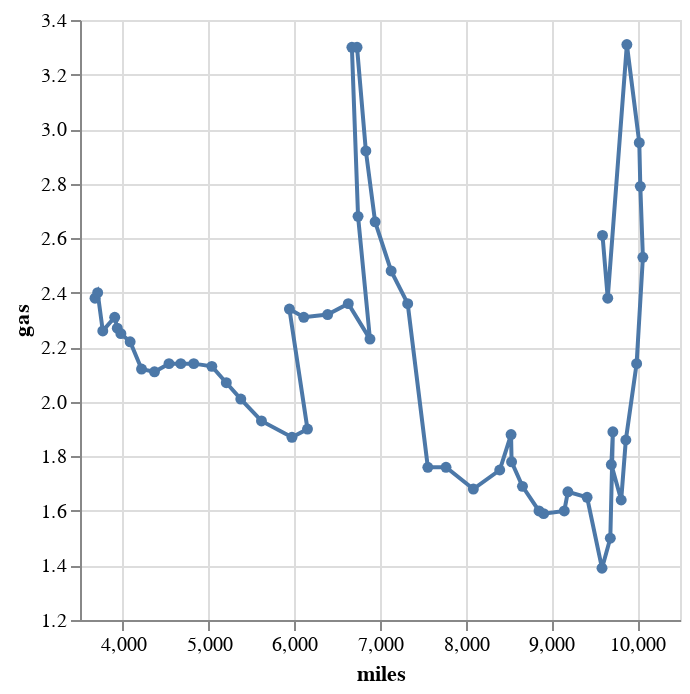

The code cell stored with this chart in its notebook:
### Markdown cell above
* Notice that the x-axis corresponds to miles driven, and points are connected accordingly.  Use the *order* encoding channel to specify that instead, points should be connected according to "year".

### Code cell
alt.Chart(df).mark_line(point=True).encode(
    alt.X("miles"),
    alt.Y("gas").scale(zero=False),
    alt.Order("year")
)

### Figure 1 — Vega-Lite specification as saved in the notebook (floating-point values rounded to 4 significant figures)
{"config": {"view": {"continuousWidth": 300, "continuousHeight": 300}}, "data": {"name": "data-039925d8ca8f54c2a98f6510ab4f9d38"}, "mark": {"type": "line", "point": true}, "encoding": {"order": {"field": "year", "type": "quantitative"}, "x": {"field": "miles", "type": "quantitative"}, "y": {"field": "gas", "scale": {"zero": false}, "type": "quantitative"}}, "$schema": "https://vega.github.io/schema/vega-lite/v5.17.0.json", "datasets": {"data-039925d8ca8f54c2a98f6510ab4f9d38": [{"side": "left", "year": 1956, "miles": 3675, "gas": 2.38}, {"side": "right", "year": 1957, "miles": 3706, "gas": 2.4}, {"side": "bottom", "year": 1958, "miles": 3766, "gas": 2.26}, {"side": "top", "year": 1959, "miles": 3905, "gas": 2.31}, {"side": "right", "year": 1960, "miles": 3935, "gas": 2.27}, {"side": "bottom", "year": 1961, "miles": 3977, "gas": 2.25}, {"side": "right", "year": 1962, "miles": 4085, "gas": 2.22}, {"side": "bottom", "year": 1963, "miles": 4218, "gas": 2.12}, {"side": "bottom", "year": 1964, "miles": 4369, "gas": 2.11}, {"side": "bottom", "year": 1965, "miles": 4538, "gas": 2.14}, {"side": "top", "year": 1966, "miles": 4676, "gas": 2.14}, {"side": "bottom", "year": 1967, "miles": 4827, "gas": 2.14}, {"side": "right", "year": 1968, "miles": 5038, "gas": 2.13}, {"side": "right", "year": 1969, "miles": 5207, "gas": 2.07}, {"side": "right", "year": 1970, "miles": 5376, "gas": 2.01}, {"side": "bottom", "year": 1971, "miles": 5617, "gas": 1.93}, {"side": "bottom", "year": 1972, "miles": 5973, "gas": 1.87}, {"side": "right", "year": 1973, "miles": 6154, "gas": 1.9}, {"side": "left", "year": 1974, "miles": 5943, "gas": 2.34}, {"side": "bottom", "year": 1975, "miles": 6111, "gas": 2.31}, {"side": "bottom", "year": 1976, "miles": 6389, "gas": 2.32}, {"side": "top", "year": 1977, "miles": 6630, "gas": 2.36}, {"side": "bottom", "year": 1978, "miles": 6883, "gas": 2.23}, {"side": "left", "year": 1979, "miles": 6744, "gas": 2.68}, {"side": "left", "year": 1980, "miles": 6672, "gas": 3.3}, {"side": "right", "year": 1981, "miles": 6732, "gas": 3.3}, {"side": "right", "year": 1982, "miles": 6835, "gas": 2.92}, {"side": "right", "year": 1983, "miles": 6943, "gas": 2.66}, {"side": "right", "year": 1984, "miles": 7130, "gas": 2.48}, {"side": "right", "year": 1985, "miles": 7323, "gas": 2.36}, {"side": "left", "year": 1986, "miles": 7558, "gas": 1.76}, {"side": "top", "year": 1987, "miles": 7770, "gas": 1.76}, {"side": "bottom", "year": 1988, "miles": 8089, "gas": 1.68}, {"side": "left", "year": 1989, "miles": 8397, "gas": 1.75}, {"side": "top", "year": 1990, "miles": 8529, "gas": 1.88}, {"side": "right", "year": 1991, "miles": 8535, "gas": 1.78}, {"side": "right", "year": 1992, "miles": 8662, "gas": 1.69}, {"side": "left", "year": 1993, "miles": 8855, "gas": 1.6}, {"side": "bottom", "year": 1994, "miles": 8909, "gas": 1.59}, {"side": "bottom", "year": 1995, "miles": 9150, "gas": 1.6}, {"side": "top", "year": 1996, "miles": 9192, "gas": 1.67}, {"side": "right", "year": 1997, "miles": 9416, "gas": 1.65}, {"side": "bottom", "year": 1998, "miles": 9590, "gas": 1.39}, {"side": "right", "year": 1999, "miles": 9687, "gas": 1.5}, {"side": "top", "year": 2000, "miles": 9717, "gas": 1.89}, {"side": "left", "year": 2001, "miles": 9699, "gas": 1.77}, {"side": "bottom", "year": 2002, "miles": 9814, "gas": 1.64}, {"side": "right", "year": 2003, "miles": 9868, "gas": 1.86}, {"side": "left", "year": 2004, "miles": 9994, "gas": 2.14}, {"side": "left", "year": 2005, "miles": 10067, "gas": 2.53}, {"side": "right", "year": 2006, "miles": 10037, "gas": 2.79}, {"side": "right", "year": 2007, "miles": 10025, "gas": 2.95}, {"side": "left", "year": 2008, "miles": 9880, "gas": 3.31}, {"side": "bottom", "year": 2009, "miles": 9657, "gas": 2.38}, {"side": "left", "year": 2010, "miles": 9596, "gas": 2.61}]}}
